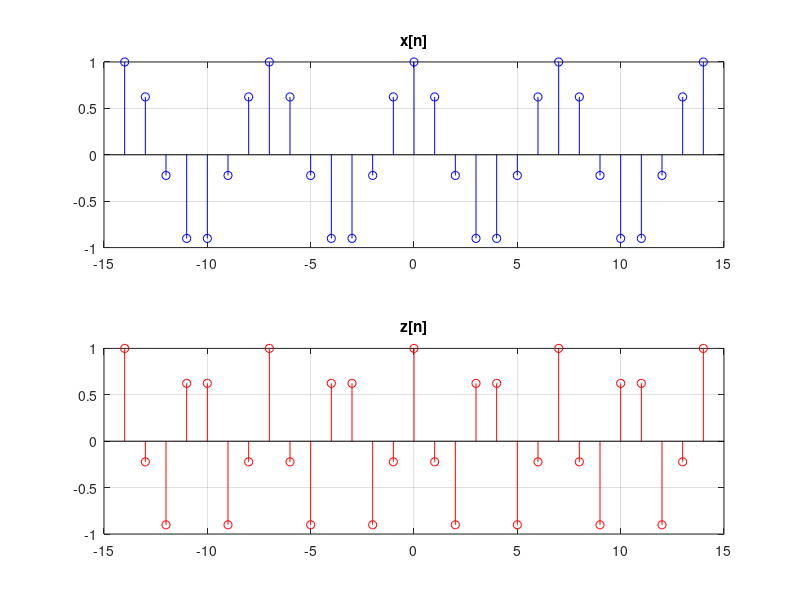

This figure's MATLAB source:
clear
clc
n = -14:1:14;
x =@(n) cos(2*pi*n/7); %x[n]
hold on
subplot(2,1,1);
stem(n,x(n),'b'); %plot of x[n]
title('x[n]')
grid on

z =@(n) x(2*n); %z[n] = x[2n]
subplot(2,1,2);
stem(n,z(n),'r'); %plot of z[n]
title('z[n]')
grid on